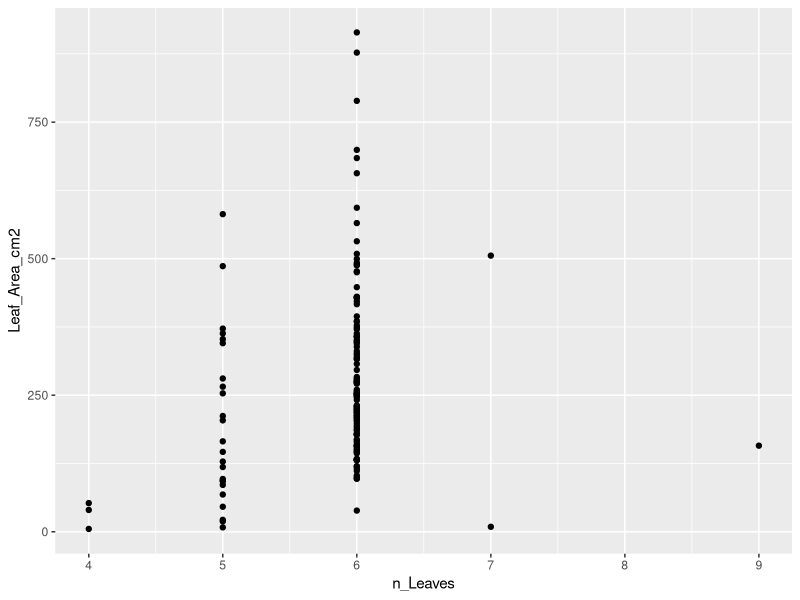
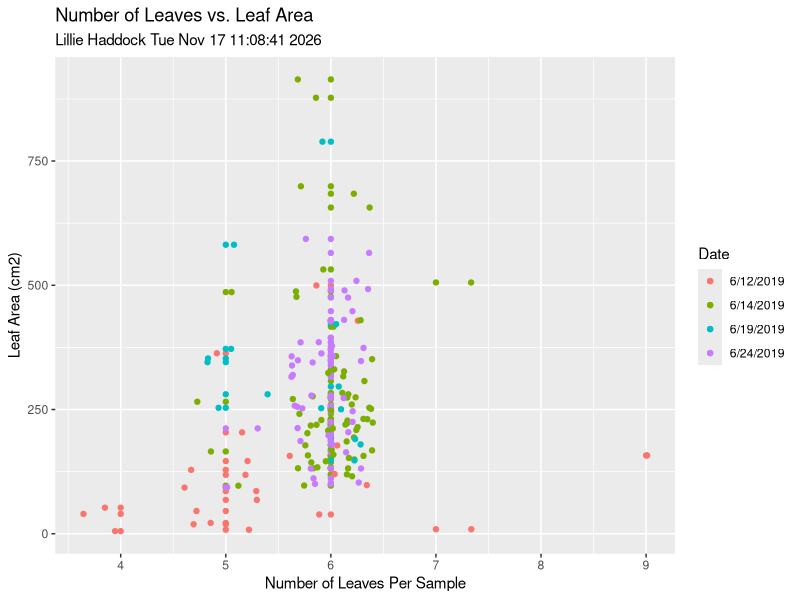
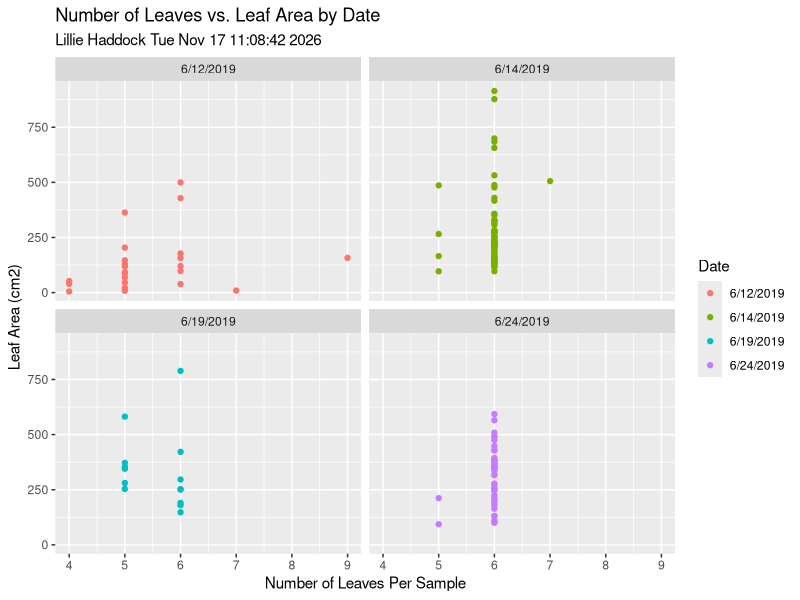

Source code (R) for these figures, in order: (Note: this script raises an error after producing the figures.)
## Script to process Specific Leaf Area data at SERC
# Created 06-13-2019
# Call necessary libraries
library(dplyr)
library(tidyr)
library(readr)
library(ggrepel)
library(ggplot2)

# Read in libraries 
library(ggplot2)
library(readr)
library(dplyr)
library(tidyr)
library(ggrepel)

## Read in the SLA csv
sla <- read.csv("SLA Data.csv")
print(sla)
print(summary(sla))

# Simple plot comparing number of leaves to the corresponding leaf area
p <- qplot(n_Leaves, Leaf_Area_cm2, data = sla)
print(p)

# Plot comparing number of leaves to corresponding leaf area, color by date but pretty!
leaves_v_area <- ggplot(data = sla, aes(n_Leaves, Leaf_Area_cm2, color = Date)) +
  geom_point() +
  geom_jitter()+
  labs(title = "Number of Leaves vs. Leaf Area", subtitle = paste("Lillie Haddock", date()), 
       x = "Number of Leaves Per Sample", y = "Leaf Area (cm2)")
print(leaves_v_area)

# Plot comparing number of leaves to corresponding leaf area but pretty, faceted by date!
split_by_date <- ggplot(data = sla, aes(n_Leaves, Leaf_Area_cm2, color = Date)) + 
  geom_point() +
  labs(title = "Number of Leaves vs. Leaf Area by Date", subtitle = paste("Lillie Haddock", date()), 
       x = "Number of Leaves Per Sample", y = "Leaf Area (cm2)") +
  facet_wrap(~Date)
print(split_by_date)

## Create an SLA column
sla <- sla %>% 
  mutate(specific_leaf_area = (Leaf_Area_cm2 / Leaf_Mass_g)) 
head(sla)

## Read in the inventory data
inventory <- read.csv("ss-inventory.csv")
summary(inventory)
# Get rid of points where Tag is NA (look for row "by 1802", and don't include it)
sla <- sla[!is.na(sla$Tag),]

## Table of mean and sd DBH for alive maples 
ACRU_alive <- inventory %>%
  filter(Species == "ACRU", Alive == "Yes") %>% 
  group_by(Plot, Species) %>% 
  summarize(mn = mean(DBH), sd = sd(DBH))

# Create new dataset with plot, species, and tag columns
# JOIN!!! sla and inventory_small
inventory_small <- inventory %>% 
  select(Plot, Species, Tag, DBH) 
sla_joined <- left_join(sla, inventory_small)

## SLA by Plot
sla_by_plot <- sla_joined %>% 
  ggplot(aes(Species, specific_leaf_area, color = Position)) +
  geom_point() +
  geom_jitter() +
  facet_wrap(~Plot) +
  theme(axis.text.x = element_text(angle = 90)) +
  labs(title = "Specific Leaf Area by Plot", y = "Specific Leaf Area", 
       subtitle = paste("Lillie Haddock", date()))
print(sla_by_plot)

## SLA by species box plot
sla_with_tag <- sla_joined %>%
  ggplot(aes(Species, specific_leaf_area, label = Tag, color = Position)) +
  geom_boxplot() +
  geom_text_repel() +
  geom_point() + 
  labs(title = "Specific Leaf Area by Species and Tag Number", y = "Specific Leaf Area")
print(sla_with_tag)

## SLA by species faceting by plot
sla_with_tag_by_plot <- sla_joined %>%
  ggplot(aes(Species, specific_leaf_area, label = Tag, color = Position)) +
  geom_boxplot() +
  geom_text_repel() +
  geom_point() +
  facet_wrap(~Plot) +
  theme(axis.text.x = element_text(angle = 90)) +
  labs(title = "Specific Leaf Area by Species, Plot, and Tag Number", y = "Specific Leaf Area")
print(sla_with_tag_by_plot)

## SLA faceted by species
sla_by_species <- sla_joined %>%
  ggplot(aes(Plot, specific_leaf_area, color = Position)) +
  geom_point() + 
  geom_jitter() +
  facet_wrap(~Species) +
  theme(axis.text.x = element_text(angle = 90)) +
  labs(title = "Specific Leaf Area by Species and Plot", y = "Specific Leaf Area")
print(sla_by_species)

## DBH vs sla colored by species
sla_vs_dbh <- sla_joined %>% 
  ggplot(aes(DBH, specific_leaf_area, color = Species)) +
  geom_point() + 
  facet_wrap(~Species) +
  geom_smooth(method = "lm") +
  labs(title = "Specific Leaf Area vs. DBH", y = "Specific Leaf Area")
print(sla_vs_dbh)

## leaves vs mass
leaves_vs_mass <- sla_joined %>% 
  ggplot(aes(n_Leaves, Leaf_Mass_g, color = Species)) +
  geom_point() +
  facet_wrap(~Species) +
  geom_smooth(method = lm) +
  labs(title = "Number of Leaves vs. Leaf Dry Mass")
print(leaves_vs_mass)

## leaves vs area
leaves_vs_area <- sla_joined %>% 
  ggplot(aes(n_Leaves, Leaf_Area_cm2, color = Species)) +
  geom_point() +
  facet_wrap(~Species) +
  geom_smooth(method = lm) + 
  labs(title = "Number of Leaves vs. Leaf Area")
print(leaves_vs_area)

## sla vs position by species
sla_vs_position <- sla_joined %>% 
  ggplot(aes(Position, specific_leaf_area, color = Species)) +
  geom_point() +
  geom_jitter() +
  labs(title = "Specific Leaf Area vs. Canopy Position", x = "Canopy Position", y = "Specific Leaf Area")
print(sla_vs_position)

## average sla of each species
sla_averages <- sla_joined %>%
  group_by(Species) %>%
  summarise(sla_mean_species = mean(specific_leaf_area))
sla_averages_plot <- sla_averages %>% 
  ggplot(aes(Species, sla_mean_species)) +
  geom_point()
print(sla_averages_plot)

sla_joined %>% 
  ggplot(aes(Species, specific_leaf_area, color = Position)) +
  geom_violin()


print(sla_plot)
